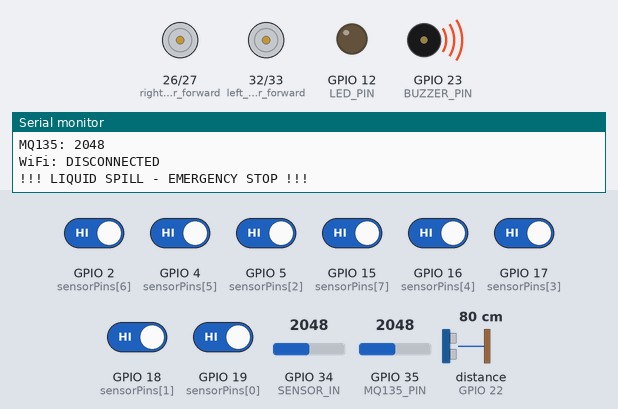
A sketch run on a simulated ESP32. On the bench: motor-driver pin pairs drawn as motors (green arrow = first pin HIGH = forward, orange = second pin HIGH = backward, longer = more drive, scaled by the enable pin), output pins drawn as LEDs (lit = HIGH), buzzer (waves = sounding, pin HIGH), the last lines printed to the serial monitor. Wiring (inferred from the names in the program): ultrasonic range finder: trigger GPIO 21; echo GPIO 22. The test bench sets the inputs (shaded band); at power-on: GPIO 2 (sensorPins[6]), GPIO 4 (sensorPins[5]), GPIO 5 (sensorPins[2]), GPIO 15 (sensorPins[7]), GPIO 16 (sensorPins[4]), GPIO 17 (sensorPins[3]), GPIO 18 (sensorPins[1]), GPIO 19 (sensorPins[0]) HIGH, distance to the obstacle (sensor on GPIO 22) 80 cm, GPIO 34 (SENSOR_IN) = 2048, GPIO 35 (MQ135_PIN) = 2048. The echo pulse lasts 58.3 µs per cm; WiFi joins after 1.5 s; servers stay silent unless stated; uploads are accepted with an empty reply; pins used as bus, display or sensor lines are not drawn.

Above: at 1.2 s.
1.3 s: distance to the obstacle (sensor on GPIO 22) set to 16 cm
3.3 s: distance to the obstacle (sensor on GPIO 22) set to 13 cm
At 3.6 s:
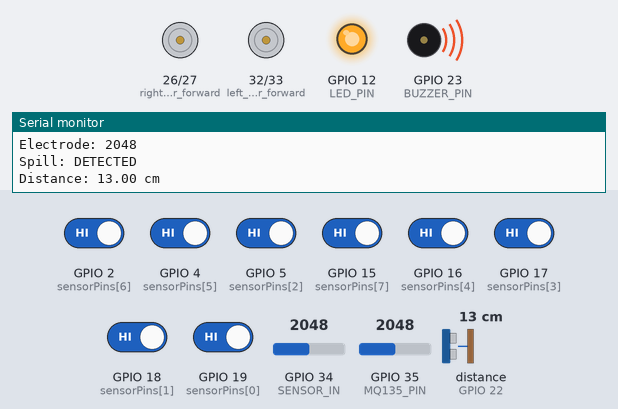
4.8 s: GPIO 34 (SENSOR_IN) set to 530
6.3 s: GPIO 34 (SENSOR_IN) set to 475
At 7.1 s:
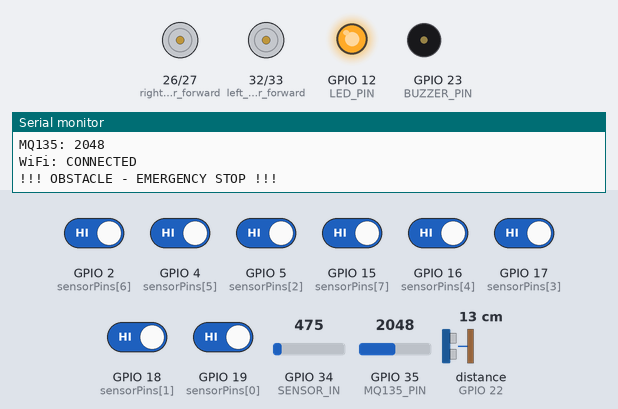
7.8 s: GPIO 35 (MQ135_PIN) set to 491
At 9.8 s:
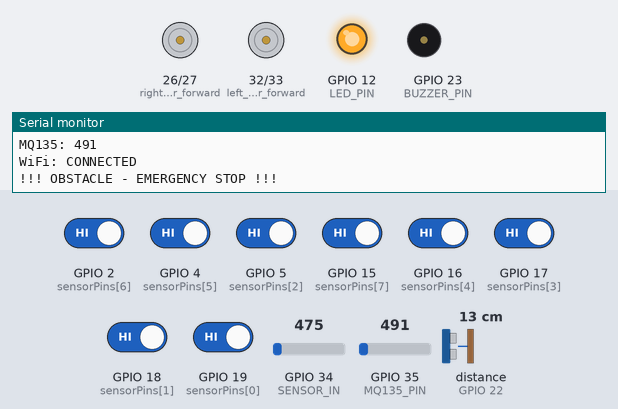
Timing chart, 0 to 11.1 s (numbered marks = the images above; inputs shaded):
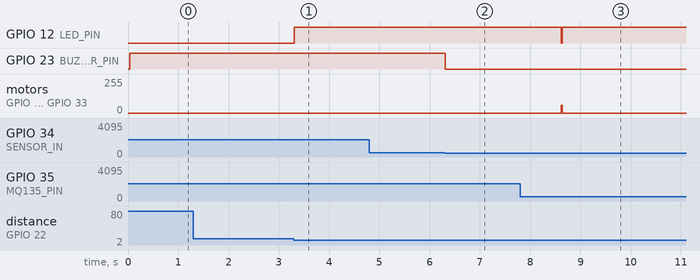

Measured:
- the behaviour switches between 15 and 14 cm on distance to the obstacle (sensor on GPIO 22) (found by bisection; images 0 and 1)
- the behaviour switches between 501 and 500 on GPIO 34 (SENSOR_IN) (found by bisection; images 1 and 2)
- after the input at 3.3 s, GPIO 12 (LED_PIN): LOW → HIGH at once
- after the input at 6.3 s, GPIO 23 (BUZZER_PIN): HIGH → LOW at once
- after the input at 7.8 s, GPIO 12 (LED_PIN): HIGH → LOW after 0.82 s, → HIGH 0.01 s later; motor on GPIO 26 (right_motor_forward) / GPIO 27 (right_motor_backward), motor on GPIO 32 (left_motor_forward) / GPIO 33 (left_motor_backward): stopped → forward 60/255 after 0.82 s, → stopped 0.01 s later

The sketch:

code.ino
```cpp
#include <WiFi.h>
#include <WiFiClientSecure.h>
#include <HTTPClient.h>

// =================================================
// 1. WIFI + FIREBASE CONFIGURATION
// =================================================

const char* WIFI_SSID = "WIFI-NAME";
const char* WIFI_PASSWORD = "WIFI-PASSWORD";

const char* FIREBASE_URL =
  "https://dockbot-command-center-default-rtdb.asia-southeast1.firebasedatabase.app/dockbot/live.json";

// =================================================
// 2. LINE FOLLOWER MOTOR PINS
// =================================================

#define sensorNumber 8

#define left_motor_forward   32
#define left_motor_backward  33

#define right_motor_forward  26
#define right_motor_backward 27

#define left_motor_speed     14
#define right_motor_speed    13

// =================================================
// 3. IR SENSOR ARRAY
// =================================================

int sensorPins[sensorNumber] = {
  19, 18, 5, 17, 16, 4, 2, 15
};

int sensorADC[sensorNumber];

int WeightValue[sensorNumber] = {
  10, 20, 30, 40, 50, 60, 70, 80
};

int bitWeight[sensorNumber] = {
  1, 2, 4, 8, 16, 32, 64, 128
};

int sumOnSensor = 0;
int sensorWight = 0;
int bitSensor = 0;

// =================================================
// 4. TOP MODULE GPIO PINS
// =================================================

#define SENSOR_OUT 25
#define SENSOR_IN  34

#define TRIG_PIN 21
#define ECHO_PIN 22

#define MQ135_PIN 35

#define BUZZER_PIN 23
#define LED_PIN 12

// =================================================
// 5. SENSOR VARIABLES
// =================================================

long duration = 0;

float distance = 0;

int electrodeValue = 0;
int airQuality = 0;

const int SPILL_THRESHOLD = 500;
const float OBSTACLE_DISTANCE = 15.0;

bool spillDetected = false;
bool obstacleDetected = false;
bool safetyActive = false;

// =================================================
// 6. PID VARIABLES
// =================================================

float line_position = 45;

float error = 0;
float center_position = 45;

float derivative = 0;
float previous_error = 0;

int base_speed = 60;

float kp = 2.5;
float kd = 1.2;

// =================================================
// 7. MOTOR SETTINGS
// =================================================

const int MAX_PWM = 85;

const int TURN_SPEED = 60;

const int LOST_SPEED = 60;

// =================================================
// 8. SERIAL TIMING
// =================================================

unsigned long lastPrintTime = 0;

const unsigned long PRINT_INTERVAL = 250;

// =================================================
// 9. FIREBASE TELEMETRY
// =================================================

struct TelemetryData {
  int electrode;
  int airQuality;
  float distanceCm;

  bool spillDetected;
  bool obstacleDetected;
  bool emergencyStop;
};

TelemetryData telemetry;

portMUX_TYPE telemetryMux = portMUX_INITIALIZER_UNLOCKED;

// =================================================
// 10. UPDATE TELEMETRY BUFFER
// =================================================

void updateTelemetryBuffer() {

  portENTER_CRITICAL(&telemetryMux);

  telemetry.electrode = electrodeValue;
  telemetry.airQuality = airQuality;
  telemetry.distanceCm = distance;

  telemetry.spillDetected = spillDetected;
  telemetry.obstacleDetected = obstacleDetected;
  telemetry.emergencyStop = safetyActive;

  portEXIT_CRITICAL(&telemetryMux);
}

// =================================================
// 11. FIREBASE COMMUNICATION TASK
// =================================================

void firebaseTask(void *parameter) {

  unsigned long lastReconnectAttempt = 0;

  for (;;) {

    // Reconnect if Wi-Fi is disconnected

    if (WiFi.status() != WL_CONNECTED) {

      if (millis() - lastReconnectAttempt > 10000) {

        lastReconnectAttempt = millis();

        Serial.println("Firebase task: reconnecting WiFi");

        WiFi.disconnect();
        WiFi.begin(WIFI_SSID, WIFI_PASSWORD);
      }

      vTaskDelay(pdMS_TO_TICKS(2000));

      continue;
    }

    // Copy sensor values safely

    TelemetryData snapshot;

    portENTER_CRITICAL(&telemetryMux);

    snapshot = telemetry;

    portEXIT_CRITICAL(&telemetryMux);

    // Prepare robot status

    String robotStatus =
      snapshot.emergencyStop
      ? "EMERGENCY_STOP"
      : "PATROLLING";

    // Build Firebase JSON

    String json = "{";

    json += "\"status\":\"";
    json += robotStatus;
    json += "\"";

    json += ",\"spillDetected\":";
    json += snapshot.spillDetected ? "true" : "false";

    json += ",\"obstacleDetected\":";
    json += snapshot.obstacleDetected ? "true" : "false";

    json += ",\"electrode\":";
    json += String(snapshot.electrode);

    json += ",\"airQuality\":";
    json += String(snapshot.airQuality);

    json += ",\"distanceCm\":";
    json += String(snapshot.distanceCm, 1);

    // These are placeholders until checkpoint logic is added

    json += ",\"checkpoint\":\"NOT_CONFIGURED\"";
    json += ",\"zone\":\"UNKNOWN\"";

    // Battery is not measured by the current hardware

    json += ",\"battery\":null";

    json += ",\"uptimeMs\":";
    json += String(millis());

    json += "}";

    // HTTPS connection

    WiFiClientSecure client;

    // Demo configuration only.
    // Replace with certificate validation for deployment.

    client.setInsecure();

    HTTPClient http;

    http.setTimeout(1000);

    if (http.begin(client, FIREBASE_URL)) {

      http.addHeader("Content-Type", "application/json");

      // PATCH updates the live record

      int responseCode = http.sendRequest(
        "PATCH",
        (uint8_t*)json.c_str(),
        json.length()
      );

      Serial.print("Firebase HTTP response: ");
      Serial.println(responseCode);

      if (responseCode < 0) {
        Serial.println(http.errorToString(responseCode));
      }

      http.end();

    } else {

      Serial.println("Firebase connection failed");

    }

    // Upload every 2 seconds

    vTaskDelay(pdMS_TO_TICKS(2000));
  }
}

// =================================================
// 12. SETUP
// =================================================

void setup() {

  Serial.begin(115200);

  // IR sensors

  for (int i = 0; i < sensorNumber; i++) {
    pinMode(sensorPins[i], INPUT_PULLUP);
  }

  // Motor pins

  pinMode(left_motor_forward, OUTPUT);
  pinMode(left_motor_backward, OUTPUT);

  pinMode(right_motor_forward, OUTPUT);
  pinMode(right_motor_backward, OUTPUT);

  pinMode(left_motor_speed, OUTPUT);
  pinMode(right_motor_speed, OUTPUT);

  // Electrode sensor

  pinMode(SENSOR_OUT, OUTPUT);
  digitalWrite(SENSOR_OUT, LOW);

  pinMode(SENSOR_IN, INPUT);

  // Ultrasonic sensor

  pinMode(TRIG_PIN, OUTPUT);
  pinMode(ECHO_PIN, INPUT);

  digitalWrite(TRIG_PIN, LOW);

  // MQ135

  pinMode(MQ135_PIN, INPUT);

  // Buzzer and LED

  pinMode(BUZZER_PIN, OUTPUT);
  pinMode(LED_PIN, OUTPUT);

  digitalWrite(BUZZER_PIN, LOW);
  digitalWrite(LED_PIN, LOW);

  // Initial motor stop

  emergencyStop();

  Serial.println();
  Serial.println("============================");
  Serial.println("   DOCKBOT PATROL SYSTEM");
  Serial.println("============================");

  Serial.println("Line follower: READY");
  Serial.println("Spill detection: READY");
  Serial.println("Obstacle detection: READY");
  Serial.println("MQ135: READY");

  // Initialize telemetry

  updateTelemetryBuffer();

  // Initialize Wi-Fi

  WiFi.mode(WIFI_STA);
  WiFi.setAutoReconnect(true);

  WiFi.begin(WIFI_SSID, WIFI_PASSWORD);

  Serial.println("Connecting to WiFi...");

  // Start Firebase on a separate core

  xTaskCreatePinnedToCore(
    firebaseTask,
    "FirebaseTask",
    8192,
    NULL,
    1,
    NULL,
    0
  );

  Serial.println("Firebase task started");

  Serial.println("============================");
}

// =================================================
// 13. MAIN LOOP
// =================================================

void loop() {

  // FIRST: Always check safety sensors

  updateSafety();

  // SECOND: Stop if any danger is detected

  if (safetyActive) {

    emergencyStop();

    printStatus();

    return;
  }

  // THIRD: Run normal line follower

  PID_Controller(base_speed, kp, kd);

  printStatus();
}

// =================================================
// 14. SPILL + OBSTACLE MONITORING
// =================================================

void updateSafety() {

  // ELECTRODE SPILL SENSOR

  digitalWrite(SENSOR_OUT, HIGH);

  delay(10);

  electrodeValue = analogRead(SENSOR_IN);

  digitalWrite(SENSOR_OUT, LOW);

  spillDetected =
    (electrodeValue > SPILL_THRESHOLD);

  // ULTRASONIC SENSOR

  digitalWrite(TRIG_PIN, LOW);

  delayMicroseconds(2);

  digitalWrite(TRIG_PIN, HIGH);

  delayMicroseconds(10);

  digitalWrite(TRIG_PIN, LOW);

  duration = pulseIn(ECHO_PIN, HIGH, 30000);

  if (duration == 0) {

    distance = -1;

    obstacleDetected = false;

  }

  else {

    distance = duration * 0.0343 / 2.0;

    obstacleDetected =
      (distance < OBSTACLE_DISTANCE);
  }

  // MQ135 GAS SENSOR

  airQuality = analogRead(MQ135_PIN);

  // BUZZER CONTROL

  if (spillDetected) {

    digitalWrite(BUZZER_PIN, HIGH);

  }

  else {

    digitalWrite(BUZZER_PIN, LOW);

  }

  // LED CONTROL

  if (obstacleDetected) {

    digitalWrite(LED_PIN, HIGH);

  }

  else {

    digitalWrite(LED_PIN, LOW);

  }

  // OVERALL SAFETY CONDITION

  safetyActive =
    spillDetected || obstacleDetected;

  // Update Firebase telemetry buffer

  updateTelemetryBuffer();
}

// =================================================
// 15. EMERGENCY STOP
// =================================================

void emergencyStop() {

  analogWrite(left_motor_speed, 0);

  analogWrite(right_motor_speed, 0);

  digitalWrite(left_motor_forward, LOW);
  digitalWrite(left_motor_backward, LOW);

  digitalWrite(right_motor_forward, LOW);
  digitalWrite(right_motor_backward, LOW);
}

// =================================================
// 16. PRINT SYSTEM STATUS
// =================================================

void printStatus() {

  if (millis() - lastPrintTime < PRINT_INTERVAL) {
    return;
  }

  lastPrintTime = millis();

  Serial.println("----------------------------");

  Serial.print("Electrode: ");
  Serial.println(electrodeValue);

  Serial.print("Spill: ");
  Serial.println(
    spillDetected ? "DETECTED" : "SAFE"
  );

  Serial.print("Distance: ");

  if (distance < 0) {
    Serial.println("Out of range");
  }

  else {
    Serial.print(distance);
    Serial.println(" cm");
  }

  Serial.print("Obstacle: ");

  Serial.println(
    obstacleDetected ? "DETECTED" : "CLEAR"
  );

  Serial.print("MQ135: ");
  Serial.println(airQuality);

  Serial.print("WiFi: ");

  Serial.println(
    WiFi.status() == WL_CONNECTED
    ? "CONNECTED"
    : "DISCONNECTED"
  );

  if (spillDetected) {
    Serial.println("!!! LIQUID SPILL - EMERGENCY STOP !!!");
  }

  if (obstacleDetected) {
    Serial.println("!!! OBSTACLE - EMERGENCY STOP !!!");
  }

  if (!safetyActive) {
    Serial.println("DOCKBOT STATUS: PATROLLING");
  }
}

// =================================================
// 17. STABLE IR SENSOR READING
// =================================================

int readStable(int pin) {

  int count = 0;

  for (int i = 0; i < 11; i++) {

    count += digitalRead(pin);
  }

  if (count >= 7) {
    return 1;
  }

  else {
    return 0;
  }
}

// =================================================
// 18. READ BLACK LINE
// =================================================

void read_black_line() {

  sumOnSensor = 0;

  sensorWight = 0;

  bitSensor = 0;

  for (int i = 0; i < sensorNumber; i++) {

    sensorADC[i] = readStable(sensorPins[i]);

    sumOnSensor += sensorADC[i];

    sensorWight +=
      sensorADC[i] * WeightValue[i];

    bitSensor +=
      sensorADC[i] * bitWeight[i];
  }
}

// =================================================
// 19. MOTOR CONTROL
// =================================================

void motor(int LPWM, int RPWM) {

  // Safety override

  if (safetyActive) {

    emergencyStop();

    return;
  }

  LPWM = constrain(LPWM, -MAX_PWM, MAX_PWM);

  RPWM = constrain(RPWM, -MAX_PWM, MAX_PWM);

  // LEFT MOTOR

  if (LPWM > 0) {

    digitalWrite(left_motor_forward, HIGH);
    digitalWrite(left_motor_backward, LOW);

  }

  else if (LPWM < 0) {

    digitalWrite(left_motor_forward, LOW);
    digitalWrite(left_motor_backward, HIGH);

  }

  else {

    digitalWrite(left_motor_forward, LOW);
    digitalWrite(left_motor_backward, LOW);
  }

  // RIGHT MOTOR

  if (RPWM > 0) {

    digitalWrite(right_motor_forward, HIGH);
    digitalWrite(right_motor_backward, LOW);

  }

  else if (RPWM < 0) {

    digitalWrite(right_motor_forward, LOW);
    digitalWrite(right_motor_backward, HIGH);

  }

  else {

    digitalWrite(right_motor_forward, LOW);
    digitalWrite(right_motor_backward, LOW);
  }

  analogWrite(left_motor_speed, abs(LPWM));

  analogWrite(right_motor_speed, abs(RPWM));
}

// =================================================
// 20. SAFE WAIT
// =================================================

bool safeWait(unsigned long waitTime) {

  unsigned long startTime = millis();

  while (millis() - startTime < waitTime) {

    updateSafety();

    if (safetyActive) {

      emergencyStop();

      return false;
    }

    delay(5);
  }

  return true;
}

// =================================================
// 21. RIGHT TURN
// =================================================

void turnRight() {

  Serial.println("90 DEGREE RIGHT TURN");

  motor(60, 60);

  if (!safeWait(60)) {
    return;
  }

  unsigned long startTime = millis();

  while (millis() - startTime < 1200) {

    updateSafety();

    if (safetyActive) {

      emergencyStop();

      return;
    }

    read_black_line();

    motor(TURN_SPEED, -TURN_SPEED);

    if (millis() - startTime > 120) {

      if (bitRead(bitSensor, 3) ||
          bitRead(bitSensor, 4)) {

        break;
      }
    }

    delay(5);
  }

  previous_error = 0;
}

// =================================================
// 22. LEFT TURN
// =================================================

void turnLeft() {

  Serial.println("90 DEGREE LEFT TURN");

  motor(60, 60);

  if (!safeWait(60)) {
    return;
  }

  unsigned long startTime = millis();

  while (millis() - startTime < 1200) {

    updateSafety();

    if (safetyActive) {

      emergencyStop();

      return;
    }

    read_black_line();

    motor(-TURN_SPEED, TURN_SPEED);

    if (millis() - startTime > 120) {

      if (bitRead(bitSensor, 3) ||
          bitRead(bitSensor, 4)) {

        break;
      }
    }

    delay(5);
  }

  previous_error = 0;
}

// =================================================
// 23. PID LINE FOLLOWING CONTROLLER
// =================================================

void PID_Controller(int base_speed, float p, float d) {

  // Read line sensors

  read_black_line();

  // RIGHT 90 DEGREE DETECTION

  if (bitSensor == 0b11110000 ||
      bitSensor == 0b11100000) {

    turnRight();

    return;
  }

  // LEFT 90 DEGREE DETECTION

  if (bitSensor == 0b00001111 ||
      bitSensor == 0b00000111) {

    turnLeft();

    return;
  }

  // LINE LOST

  if (sumOnSensor == 0) {

    if (previous_error > 0) {

      motor(LOST_SPEED, -LOST_SPEED);

    }

    else {

      motor(-LOST_SPEED, LOST_SPEED);
    }

    return;
  }

  // LINE POSITION

  line_position =
    (float)sensorWight / (float)sumOnSensor;

  // PID CALCULATION

  error = line_position - center_position;

  derivative = error - previous_error;

  float correction =
    (error * p) + (derivative * d);

  correction = constrain(correction, -55.0, 55.0);

  // MOTOR SPEED CORRECTION

  int right_motor_correction =
    base_speed - correction;

  int left_motor_correction =
    base_speed + correction;

  left_motor_correction =
    constrain(left_motor_correction, 0, MAX_PWM);

  right_motor_correction =
    constrain(right_motor_correction, 0, MAX_PWM);

  // MOVE ROBOT

  motor(left_motor_correction, right_motor_correction);

  previous_error = error;
}
```
